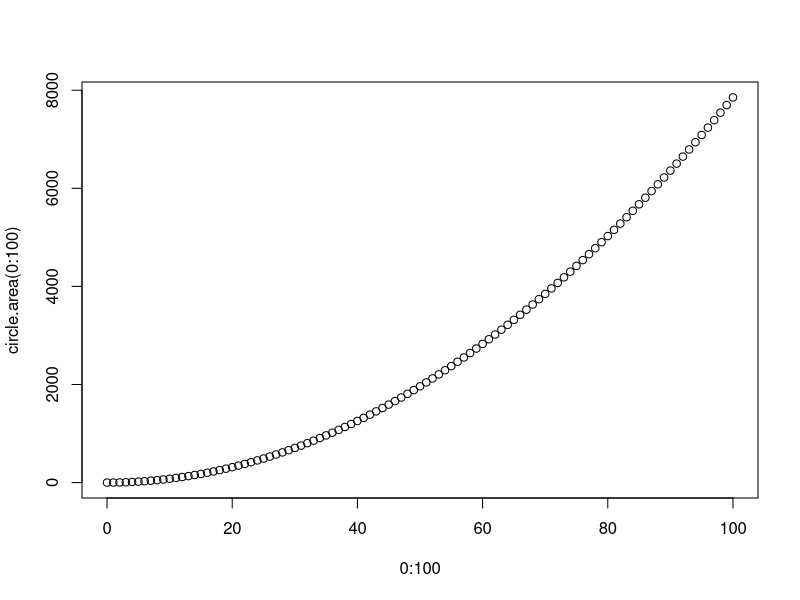
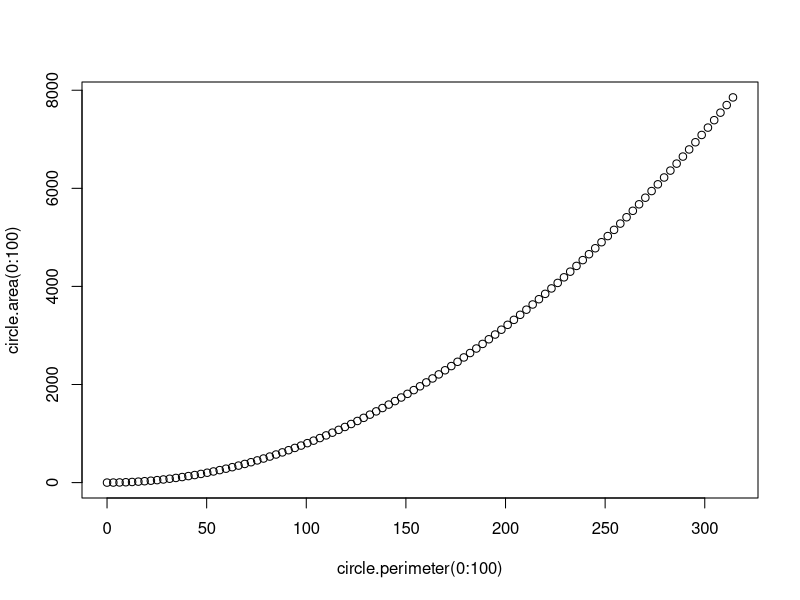
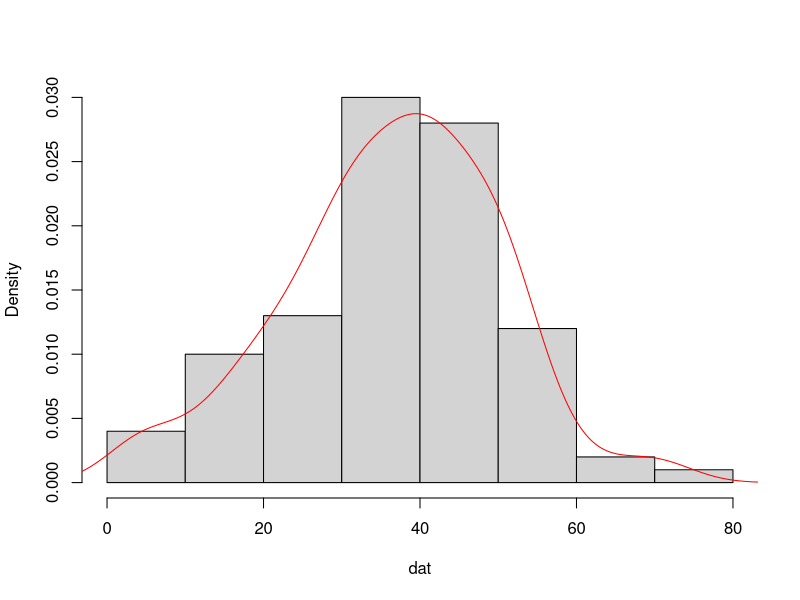
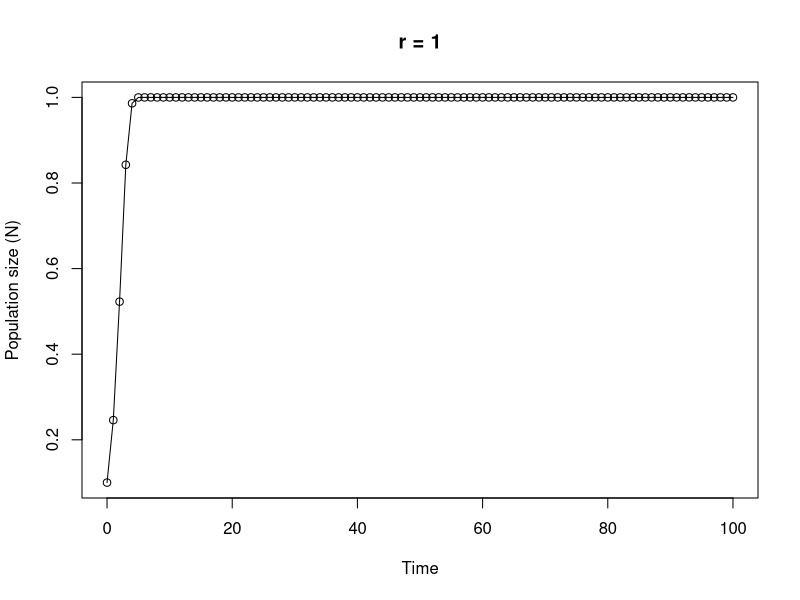

Here is the R script that generated these plots, in order:
## ---- chunk 1
knitr::opts_chunk$set(echo=TRUE, message = FALSE, warning = FALSE, eval = FALSE, cache = FALSE)
## ---- chunk 2
    
    # area of a circle
    # the equation to calculate the area of a circle is pi * radius^2
    
    circle.area <- function(d){ 
    	pi * (d/2)^2
    }
    
    # to use your new function
    
    circle.area(10)
    # [1] 78.53982
    
    plot(0:100, circle.area(0:100))
    
    # to test on a vector of diameters
    # first create a vector with diameters ranging from 0 to 50 in steps of 10
    
    cir.diam <- seq(from = 0, to = 50, by = 10)
    
    # test your function
    
    circle.area(cir.diam)
    # [1]    0.00000   78.53982  314.15927  706.85835 1256.63706 1963.49541
    
    circle.perimeter<- function(d){
      pi*d
    }
    
    plot(circle.perimeter(0:100), circle.area(0:100))

    cat("test re-render")
## ---- chunk 3
    
    far.cent <- function(a){
    	val <- (a-32)*5/9
    	print(paste("Fahrenheit: ", round(a, digits = 3), "oF",sep = " "), quote = FALSE)# round 3dp
    	print(paste("Centigrade: ", round(val, digits = 3), "oC", sep = " "), quote = FALSE)# round 3dp
    }
    
    # alternative Fahrenheit to centigrade using cat function
    
    far.cent2 <- function(a){
    	val <- (a - 32) * 5/9	#calculation
    	cat("Fahrenheit: ", round(a, digits = 3), "oF", "\n")   # use cat function
    	cat("Centigrade: ", round(val, digits = 3), "oC", "\n")   
    }
    
## ---- chunk 4
    
    # Create a vector of normally distributed data
    # length 100, mean 35 and standard deviation of 29
    
    vals <- rnorm(100, 35, 15)	# create some norm dist data mean 35, sd = 15
    
    summary.fun <- function(dat){
    	mymean <- round(mean(dat), digits = 4)      	# calc mean
    	mymedian <- round(median(dat), digits = 4)    # calc median
    	mymin <- round(min(dat), digits = 4)          # calc min
    	mymax <- round(max(dat), digits = 4)          # calc max
    	print(paste("mean:", mymean, sep = " "), quote = FALSE)     # print mean
    	print(paste("median:", mymedian, sep = " "), quote = FALSE)     # print median
    	print(paste("range:", "from:", mymin, "to", mymax, sep = " "), quote = FALSE) 
    	dens <- density(dat)                          # estimate density curve
    	hist(dat, main = "",type = "l",freq = FALSE)  # plot histogram
    	lines(dens, lty = 1, col = "red")             # plot density curve
    }
    
    # use the function
    summary.fun(vals)
## ---- chunk 5
    
    # calculate a median
    
    ourmedian <- function(x){
    	n <- length(x)
    	if (n %% 2 == 1)      # odd numbers
    	  sort(x)[(n + 1)/2]  # find the middle number by adding 1 to length and div 2
    	else {                # even numbers
    	  middletwo <- sort(x)[(n/2) + 0:1]   #find the two middle numbers
    	  mean(middletwo)
    	  }
    }
    
    # use the function
    mydat <- sample(1:50, size = 10, replace = TRUE )
    
    # our function
    ourmedian(mydat)
    
    # R median function
    median(mydat)
## ---- chunk 6
    
    # function to simulate Ricker model
    
    Ricker.model <- function(nzero, r, time, K=1){     # sets initial parameters
      N <- numeric(time + 1)    # creates a real vector of length time+1 to store values of Nt+1
      N[1] <- nzero             # sets initial population size in first element of N
      for (i in 1:time) {				# loops over time
          N[i+1] <- N[i]*exp(r*(1 - N[i]/K))    
      }
      Time <- 0:time   					 # creates vector for x axis
      plot(Time, N, type = "o", xlim = c(0, time), xlab = "Time", ylab = "Population size (N)", main = paste("r =", r, sep=" "))   # plots     output
    }
    
    # To run
    # play around with the different parameters, especially r
    Ricker.model(nzero=0.1,r=1,time=100)
    
